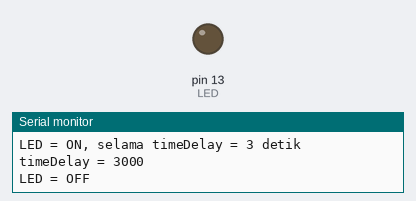
A sketch run on a simulated Arduino Uno, built with avr-gcc and run on an emulated ATmega328P. Parts: output pins drawn as LEDs (lit = HIGH), the last lines printed to the serial monitor.

Above: at 3.1 s.
At 38.5 s:
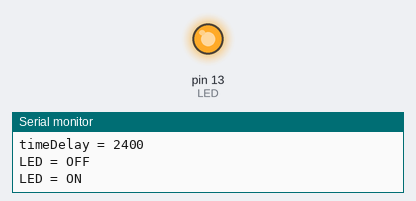
Timing chart, 0 to 42.3 s (numbered marks = the images above):
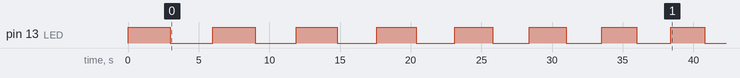

Measured:
- by itself, pin 13 (LED): repeats every 5.9 s: HIGH 3.0 s, LOW 2.9 s

The sketch:

serial_monitor.ino
```cpp
const int LED = 13;
int timeDelay = 3000;
void setup() {
Serial.begin(9600);
Serial.println("pin 13 as OUTPUT");
pinMode(LED, OUTPUT);
Serial.println("LED = ON, selama timeDelay = 3 detik");
digitalWrite(LED, HIGH);
delay(timeDelay);
}
void loop() {
if(timeDelay <= 100){
Serial.println("Reset timeDelay to 1000");
timeDelay = 1000;
}
Serial.println();
Serial.print("timeDelay = ");
Serial.println(timeDelay);

Serial.println("LED = OFF");
digitalWrite(LED, LOW);
delay(timeDelay);
Serial.println("LED = ON");
digitalWrite(LED, HIGH);
delay(timeDelay);
timeDelay = timeDelay - 100;
}
```
